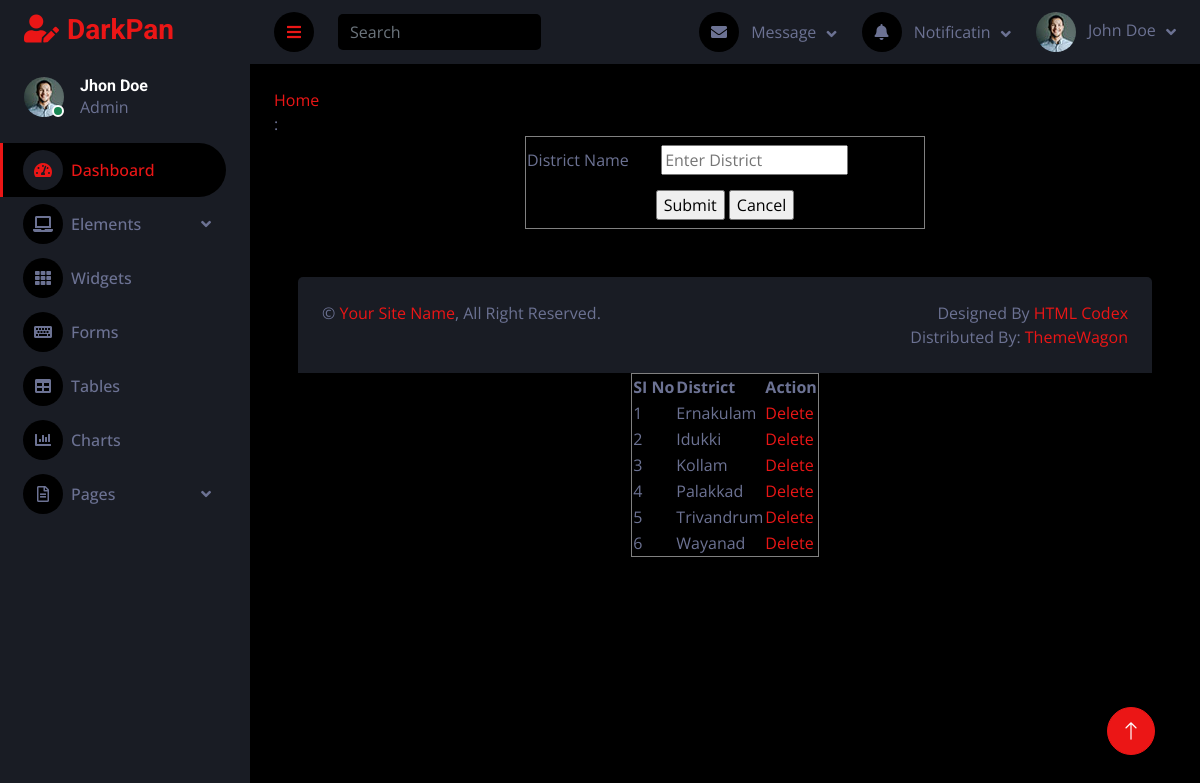
Screenshot of /Admin/District.php with the database file from the repository.
### tables this page shows
CREATE TABLE `tbl_district` (
  `district_id` int(10) NOT NULL auto_increment,
  `district_name` varchar(30) NOT NULL,
  PRIMARY KEY  (`district_id`),
  UNIQUE KEY `district_name` (`district_name`)
);

### Admin/District.php (the view, shortened to what this page needs)
<?php
		include("Head.php");
?>
<!doctype html>
<html>
<head>
</head>
<body>
<a href="HomePage.php">Home</a>
<form id="form1" name="form1" method="post">
<label for="textarea">:</label>
<table width="400" height="93" border="1" align="center">
  <tbody>
    <tr>
      <td width="110">District Name</td>
      <td width="216"><input type="text" name="textdistrict" id="textdistrict" required placeholder="Enter District"><label for="select"></label></td>
    </tr>
    <tr>
      <td colspan="2" align="center"><input type="submit" name="submit" id="submit" value="Submit">
      <input type="reset" name="reset" id="reset" value="Cancel"/></td>
    </tr>
  </tbody>
</table>
</form>
</body>
</html>
<br>
<table border="1" align="center">
<tr>
<th>SI No</th>
<th>District</th>
<th>Action</th>
</tr>
<?php
$selQry="select * from tbl_district";
$data=mysql_query($selQry);
$i=0;
while($row=mysql_fetch_array($data))
{
	$i++;
	?>
    <tr>
    <td><?php echo $i?></td>
    <td><?php echo $row["district_name"]?></td>
<td><a href="District.php?delID=<?php echo $row["district_id"]?>">Delete</a></td>
</tr>
<?php
}
?>
<?php
include("Foot.php");
?>

### Asset/Templates/Admin/css/style.css (style rules this page uses)
:root { --primary: #EB1616; --secondary: #191C24; --light: #6C7293; --dark: #000000; }

### rows the page displays
tbl_district: district_name "Ernakulam"
tbl_district: district_name "Idukki"
tbl_district: district_name "Kollam"
tbl_district: district_name "Palakkad"
tbl_district: district_name "Trivandrum"
tbl_district: district_name "Wayanad"
